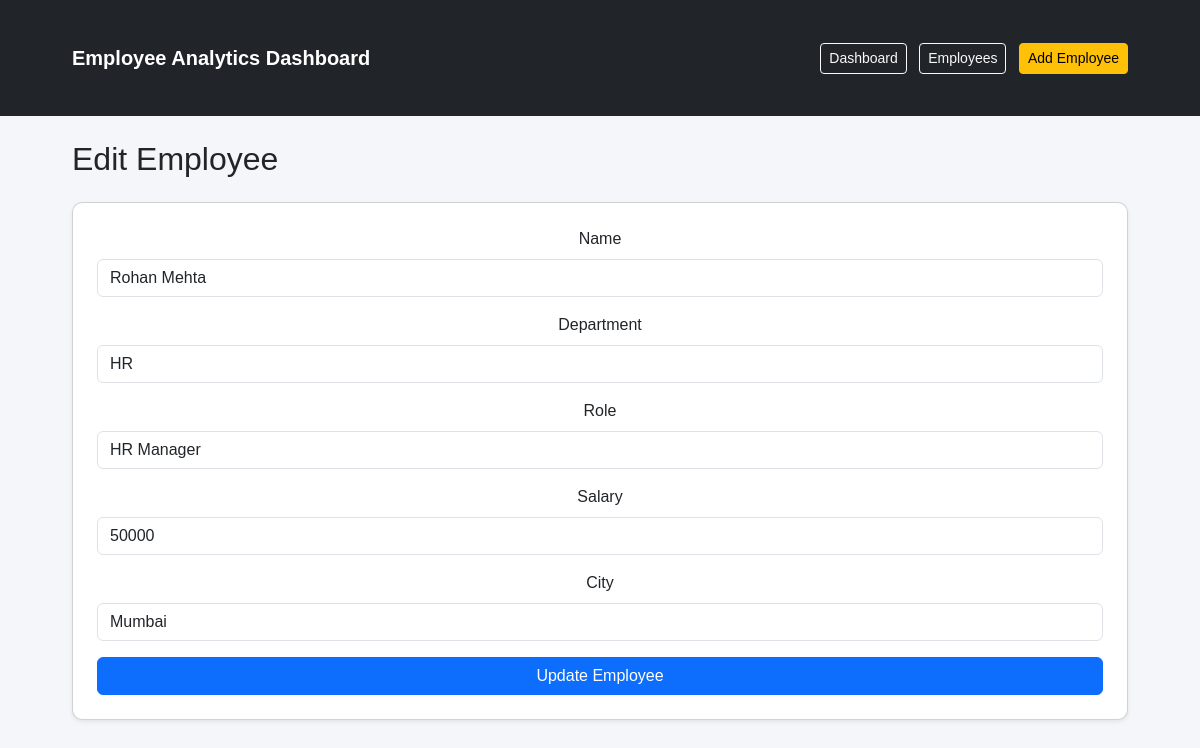
/edit-employee/3 (signed in), run on the app's committed database.
### tables this page shows
CREATE TABLE employees (
    id INTEGER PRIMARY KEY AUTOINCREMENT,
    name TEXT NOT NULL,
    department TEXT NOT NULL,
    role TEXT NOT NULL,
    salary INTEGER NOT NULL,
    city TEXT NOT NULL
);

### app.py (the view)
    def wrapper(*args, **kwargs):
        if "user_id" not in session:
            return redirect(url_for("login"))
        return func(*args, **kwargs)

### app.py (called while the page is built, shortened)
def get_db_connection():
    conn = sqlite3.connect("database.db")
    conn.row_factory = sqlite3.Row
    return conn

def login_required(func):
    def wrapper(*args, **kwargs):
        if "user_id" not in session:
            return redirect(url_for("login"))
        return func(*args, **kwargs)
    wrapper.__name__ = func.__name__
    return wrapper

@app.route("/edit-employee/<int:id>", methods=["GET", "POST"])
@login_required
def edit_employee(id):
    conn = get_db_connection()
    employee = conn.execute("SELECT * FROM employees WHERE id=?", (id,)).fetchone()
    conn.close()
    return render_template("edit_employee.html", employee=employee)

### templates/edit_employee.html
{% extends "base.html" %}
{% block content %}
<h2 class="mb-4">Edit Employee</h2>
<form method="POST" class="card p-4 shadow-sm">
    <div class="mb-3">
        <label class="form-label">Name</label>
        <input type="text" name="name" class="form-control" value="{{ employee.name }}" required>
    </div>
    <div class="mb-3">
        <label class="form-label">Department</label>
        <input type="text" name="department" class="form-control" value="{{ employee.department }}" required>
    </div>
    <div class="mb-3">
        <label class="form-label">Role</label>
        <input type="text" name="role" class="form-control" value="{{ employee.role }}" required>
    </div>
    <div class="mb-3">
        <label class="form-label">Salary</label>
        <input type="number" name="salary" class="form-control" value="{{ employee.salary }}" required>
    </div>
    <div class="mb-3">
        <label class="form-label">City</label>
        <input type="text" name="city" class="form-control" value="{{ employee.city }}" required>
    </div>
    <button type="submit" class="btn btn-primary">Update Employee</button>
</form>
{% endblock %}

### static/style.css (style rules this page uses)
body { font-family: Arial; margin: 0; background: #f4f6f9; }
.card { background: white; padding: 20px; border-radius: 10px; text-align: center; box-shadow: 0 2px 8px rgba(0,0,0,0.1); }

### data on the page
employees: name "Rohan Mehta", department "HR", role "HR Manager", salary "50000", city "Mumbai"
